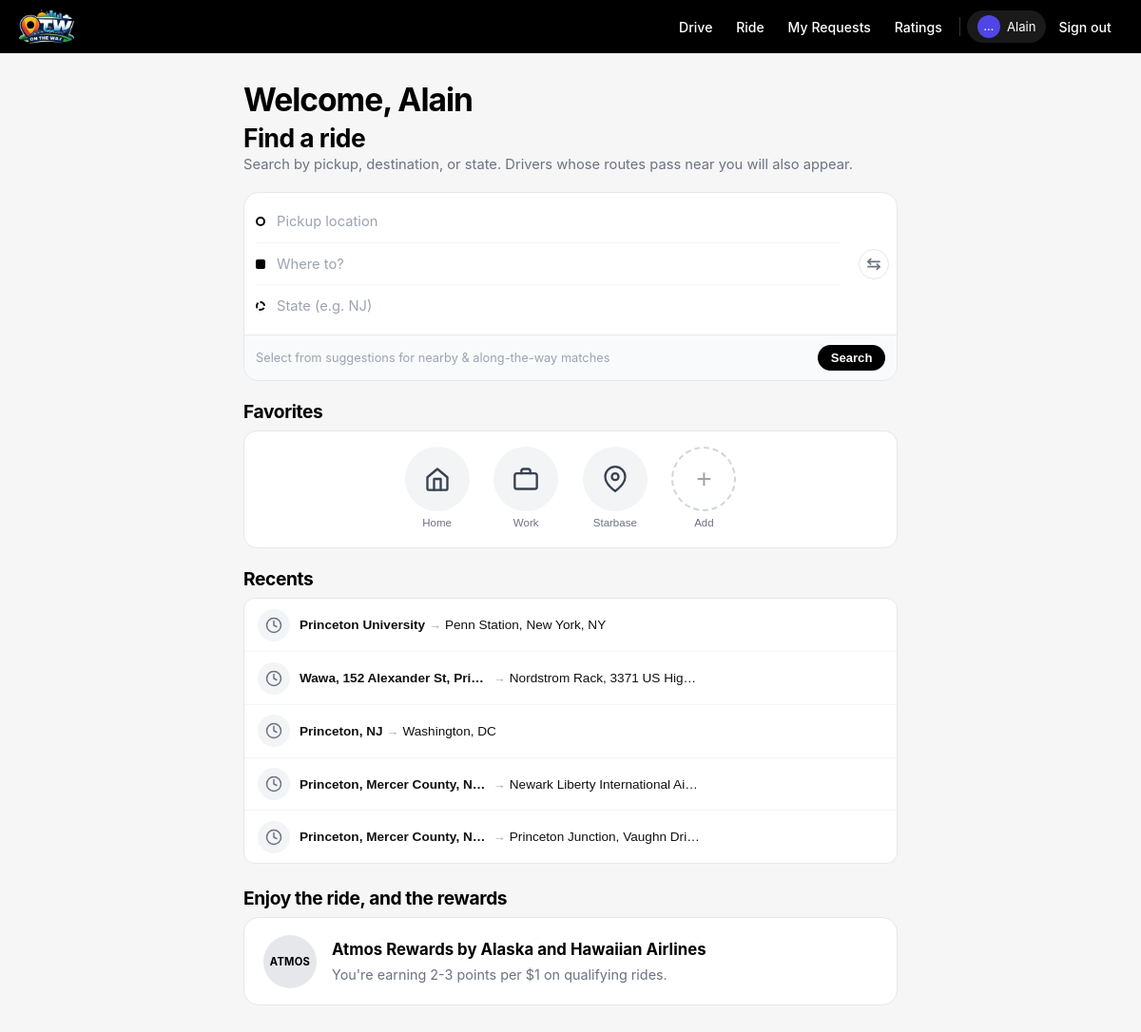
The app's page /rides/search/ with its own data.
### rides/models.py (models this page shows, shortened)
class FavoriteLocation(models.Model):
    SLOT_CHOICES = [
        ("home", "Home"),
        ("work", "Work"),
        ("custom", "Custom"),
    ]
    user = models.ForeignKey(
        settings.AUTH_USER_MODEL,
        on_delete=models.CASCADE,
        related_name="favorite_locations",
    )
    slot = models.CharField(max_length=8, choices=SLOT_CHOICES)
    label = models.CharField(max_length=64, blank=True)
    address = models.CharField(max_length=256, blank=True, default="")
    lat = models.FloatField(blank=True, null=True)
    lng = models.FloatField(blank=True, null=True)
    class Meta:
        ordering = ["pk"]

class Ride(models.Model):
    class Status(models.TextChoices):
        OPEN = "open", "Open"
        FULL = "full", "Full"
        COMPLETED = "completed", "Completed"
        CANCELLED = "cancelled", "Cancelled"
    driver = models.ForeignKey(
        settings.AUTH_USER_MODEL,
        on_delete=models.CASCADE,
        related_name="driven_rides",
    )
    origin = models.CharField(max_length=256)
    destination = models.CharField(max_length=256)
    destination_state = models.CharField(max_length=2, blank=True, default="")
    departure_time = models.DateTimeField()
    arrival_time_estimate = models.DateTimeField(blank=True, null=True)
    origin_lat = models.FloatField(blank=True, null=True)
    origin_lng = models.FloatField(blank=True, null=True)
    dest_lat = models.FloatField(blank=True, null=True)
    dest_lng = models.FloatField(blank=True, null=True)
    route_polyline = models.TextField(blank=True, default="")
    route_duration = models.IntegerField(blank=True, null=True)  # seconds
    max_detour_minutes = models.IntegerField(default=5)
    total_seats = models.PositiveSmallIntegerField()
    price_per_seat = models.DecimalField(
        max_digits=6, decimal_places=2, blank=True, null=True
    )
    notes = models.TextField(blank=True)
    status = models.CharField(
        max_length=16, choices=Status.choices, default=Status.OPEN
    )
    created_at = models.DateTimeField(auto_now_add=True)
    updated_at = models.DateTimeField(auto_now=True)

### rides/views.py (the view, shortened to what this page needs)
# urls.py: path("search/", views.rider_search, name="rider_search"),
@login_required
def rider_search(request):
    form = RideSearchForm(request.GET or None)
    rides = None
    searched = False
    detour_map = {}
    rides_json = "[]"
    rider_coords = None
    if rides:
        map_data = [_ride_to_map_json(r, detour_min=detour_map.get(r.pk)) for r in rides]
        rides_json = json.dumps(map_data)
    _ensure_default_favorites(request.user)
    favorites = list(FavoriteLocation.objects.filter(user=request.user))
    favorites_json = json.dumps([
        {
            "id": f.pk,
            "slot": f.slot,
            "label": f.label or f.get_slot_display(),
            "address": f.address,
            "lat": f.lat,
            "lng": f.lng,
        }
        for f in favorites
    ])
    seen = set()
    recents = []
    user_requests = (
        RideRequest.objects.filter(rider=request.user)
        .select_related("ride")
        .order_by("-created_at")
    )
    for rr in user_requests:
        r = rr.ride
        key = (r.origin, r.destination)
        if key not in seen:
            seen.add(key)
            recents.append({
                "origin": r.origin,
                "destination": r.destination,
                "origin_lat": r.origin_lat,
                "origin_lng": r.origin_lng,
                "dest_lat": r.dest_lat,
                "dest_lng": r.dest_lng,
            })
        if len(recents) >= 5:
            break
    if len(recents) < 5:
        user_rides = Ride.objects.filter(driver=request.user).order_by("-created_at")
        for r in user_rides:
            key = (r.origin, r.destination)
            if key not in seen:
                seen.add(key)
                recents.append({
                    "origin": r.origin,
                    "destination": r.destination,
                    "origin_lat": r.origin_lat,
                    "origin_lng": r.origin_lng,
                    "dest_lat": r.dest_lat,
                    "dest_lng": r.dest_lng,
                })
            if len(recents) >= 5:
                break
    recents_json = json.dumps(recents)
    context = {
        "form": form,
        "rides": rides,
        "searched": searched,
        "rides_json": rides_json,
        "detour_map": detour_map,
        "rider_coords": rider_coords,
        "favorites": favorites,
        "favorites_json": favorites_json,
        "recents": recents,
        "recents_json": recents_json,
    }
    return render(request, "rider_search.html", context)

### rides/views.py (called while the page is built)
def _ensure_default_favorites(user):
    for slot in ("home", "work"):
        FavoriteLocation.objects.get_or_create(
            user=user, slot=slot,
            defaults={"label": slot.title()},
        )

### rides/templates/rider_search.html (shortened to what this page needs)
{% extends "base.html" %}
{% load profile_tags %}
{% block content %}
<h1 class="welcome-heading">Welcome, {{ request.user.first_name|default:request.user.username }}</h1>
<div class="page-header">
  <div>
    <h2 class="page-title">Find a ride</h2>
    <p class="page-subtitle">Search by pickup, destination, or state. Drivers whose routes pass near you will also appear.</p>
  </div>
</div>
<form method="get" onsubmit="return checkForm(this)" id="search-form">
  <div class="search-panel">
    <div class="search-inputs-wrap">
      <div class="search-inputs">
        <div class="search-row">
          <span class="search-icon"></span>
          {{ form.origin }}
        </div>
        <div class="search-row">
          <span class="search-icon square"></span>
          {{ form.destination }}
        </div>
        <div class="search-row">
          <span class="search-icon" style="border-style:dashed;"></span>
          {{ form.state }}
        </div>
      </div>
      <button type="button" class="swap-btn" id="swap-btn" title="Swap origin and destination">
        <svg viewBox="0 0 24 24" width="16" height="16" fill="none" stroke="currentColor" stroke-width="2.5" stroke-linecap="round" stroke-linejoin="round">
          <path d="M7 4l-4 4 4 4"/>
          <path d="M17 20l4-4-4-4"/>
          <line x1="3" y1="8" x2="21" y2="8"/>
          <line x1="21" y1="16" x2="3" y2="16"/>
        </svg>
      </button>
    </div>
    <div class="search-footer">
      <span class="search-hint">Select from suggestions for nearby &amp; along-the-way matches</span>
      <button type="submit" class="btn-primary btn-sm">Search</button>
    </div>
  </div>
</form>
<div class="favorites-section">
  <h3 class="shortcut-heading">Favorites</h3>
  <div class="favorites-card">
  <div class="favorites-row">
    {% for fav in favorites %}
      {% if fav.address %}
        <button type="button" class="fav-item fav-filled" data-fav='{{ fav.pk }}'
          onclick="fillFavorite(this)">
          <span class="fav-icon">
            {% if fav.slot == "home" %}
              <svg viewBox="0 0 24 24" width="22" height="22" fill="none" stroke="currentColor" stroke-width="2" stroke-linecap="round" stroke-linejoin="round"><path d="M3 10.5L12 3l9 7.5V21a1 1 0 01-1 1H4a1 1 0 01-1-1z"/><polyline points="9 22 9 12 15 12 15 22"/></svg>
            {% elif fav.slot == "work" %}
              <svg viewBox="0 0 24 24" width="22" height="22" fill="none" stroke="currentColor" stroke-width="2" stroke-linecap="round" stroke-linejoin="round"><rect x="2" y="7" width="20" height="14" rx="2"/><path d="M16 7V5a2 2 0 00-2-2h-4a2 2 0 00-2 2v2"/></svg>
            {% else %}
              <svg viewBox="0 0 24 24" width="22" height="22" fill="none" stroke="currentColor" stroke-width="2" stroke-linecap="round" stroke-linejoin="round"><path d="M21 10c0 7-9 13-9 13s-9-6-9-13a9 9 0 0118 0z"/><circle cx="12" cy="10" r="3"/></svg>
            {% endif %}
          </span>
          <span class="fav-label">{{ fav.label|default:fav.get_slot_display }}</span>
        </button>
      {% else %}
        <button type="button" class="fav-item fav-empty" onclick="showAddFav({{ fav.pk }}, '{{ fav.slot }}', '{{ fav.label|default:fav.get_slot_display }}')">
          <span class="fav-icon fav-icon-add">+</span>
          <span class="fav-label">{{ fav.label|default:fav.get_slot_display }}</span>
        </button>
      {% endif %}
    {% endfor %}
    {% if favorites|length < 4 %}
      <button type="button" class="fav-item fav-empty" onclick="showAddFav(null, 'custom', '')">
        <span class="fav-icon fav-icon-add">+</span>
        <span class="fav-label">Add</span>
      </button>
    {% endif %}
  </div>
  </div>
</div>
{% if recents %}
<div class="recents-section">
  <h3 class="shortcut-heading">Recents</h3>
  <div class="recents-list">
    {% for r in recents %}
      <button type="button" class="recent-item" data-idx="{{ forloop.counter0 }}" onclick="fillRecent({{ forloop.counter0 }})">
        <span class="recent-icon">
          <svg viewBox="0 0 24 24" width="18" height="18" fill="none" stroke="currentColor" stroke-width="2" stroke-linecap="round" stroke-linejoin="round"><circle cx="12" cy="12" r="10"/><polyline points="12 6 12 12 16 14"/></svg>
        </span>
        <span class="recent-text">
          <span class="recent-origin">{{ r.origin }}</span>
          <span class="recent-arrow">&rarr;</span>
          <span class="recent-dest">{{ r.destination }}</span>
        </span>
      </button>
    {% endfor %}
  </div>
</div>
{% endif %}
<div class="sponsor-ad-section">
  <h3 class="shortcut-heading">Enjoy the ride, and the rewards</h3>
  <div class="sponsor-ad-card card" style="display:flex; align-items:center; gap:1rem; padding:1.1rem 1.25rem;">
    <span style="display:inline-flex; align-items:center; justify-content:center; width:56px; height:56px; min-width:56px; border-radius:50%; background:#e5e7eb; font-size:0.7rem; font-weight:700; letter-spacing:0.02em; color:#000;">ATMOS</span>
    <div style="flex:1; min-width:0;">
      <p style="margin:0; font-size:1.05rem; font-weight:700; color:#000; line-height:1.35;">Atmos Rewards by Alaska and Hawaiian Airlines</p>
      <p style="margin:0.35rem 0 0; font-size:0.9rem; color:#6b7280; line-height:1.4;">You're earning 2-3 points per $1 on qualifying rides.</p>
    </div>
  </div>
</div>
{% endblock %}

### templates/base.html (shortened to what this page needs)
{% load static %}
<!DOCTYPE html>
<html lang="en">
  <head>
    <link rel="stylesheet" href="{% static 'styles.css' %}">
    <link rel="stylesheet" href="https://unpkg.com/leaflet@1.9.4/dist/leaflet.css" />
    <link rel="stylesheet" href="https://cdn.jsdelivr.net/npm/flatpickr/dist/flatpickr.min.css" />
  </head>
  <body>
    <div class="app-shell">
      <header class="app-header">
        <div class="app-header-left">
          <img src="{% static 'OTWlogo.jpg' %}" alt="OnTheWay" class="logo" />
        </div>
        <div class="app-header-right">
          {% if user.is_authenticated %}
            <a href="{% url 'rides:index' %}" class="nav-link">Drive</a>
            <a href="{% url 'rides:rider_search' %}" class="nav-link">Ride</a>
            <a href="{% url 'rides:my_requests' %}" class="nav-link">My Requests</a>
            <a href="{% url 'rides:ratings' %}" class="nav-link">Ratings</a>
            <a href="{% url 'rides:my_profile' %}" class="user-pill">
              <span class="user-avatar">{{ user.first_name|default:user.username|truncatechars:1 }}</span>
              <span>{{ user.first_name|default:user.username }}</span>
            </a>
            <a href="{% url 'logout' %}" class="nav-link">Sign out</a>
          {% else %}
            <a href="{% url 'login' %}" class="nav-link">Sign in</a>
            <a href="{% url 'signup' %}" class="nav-link" style="background:rgba(255,255,255,.15);">Sign up</a>
          {% endif %}
        </div>
      </header>
      <main class="app-main">
        {% block content %}
        {% endblock %}
      </main>
    </div>
  </body>
</html>

### records on screen
FavoriteLocation: label "Home"
FavoriteLocation: label "Work"
FavoriteLocation: label "Starbase"
Ride: origin "Princeton University", destination "Penn Station, New York, NY"
Ride: origin "Wawa, 152 Alexander St, Pri…", destination "Nordstrom Rack, 3371 US Hig…"
Ride: origin "Princeton, NJ", destination "Washington, DC"
Ride: origin "Princeton, Mercer County, N…", destination "Newark Liberty International Ai…"
Ride: origin "Princeton, Mercer County, N…", destination "Princeton Junction, Vaughn Dri…"

### other values on screen
{{ user.first_name|default:user.username|truncatechars:1 }} "…"
{{ user.first_name|default:user.username }} "Alain"
{{ request.user.first_name|default:request.user.username }} "Alain"
